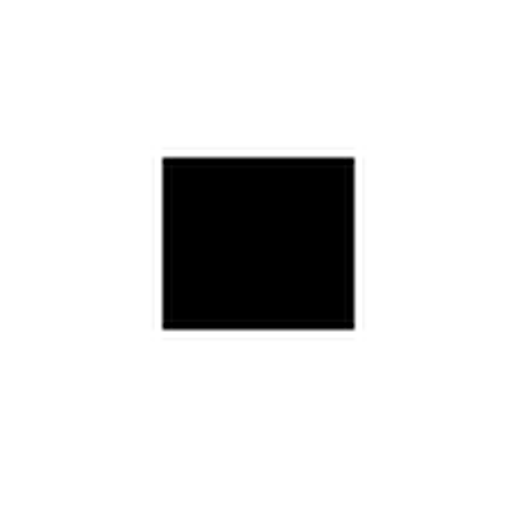
#> input picture task3/py4/1.bmp, 512 x 512 px
$ python main.py
#> lines starting #> are read from the running program, lines starting #| are printed output that depends on the picture
# task4.py
import cv2
import numpy as np
from matplotlib import pyplot as plt

# 图像列表
img_files = ['1.bmp', '2.bmp', '2.jpg', '3.bmp', '4.bmp']

for i, imgfile in enumerate(img_files, start=1):
    img = cv2.imread(imgfile, cv2.IMREAD_GRAYSCALE)
#> img is the input picture: shape (512, 512); min 0, max 255, mean 222.8
    # 傅立叶变换
    fft_image = np.fft.fftshift(np.fft.fft2(img))
    plt.imsave(f'exp{i}_傅里叶频谱图.jpg', fft_image.real, cmap='gray')
    # 离散余弦变换 (DCT)
    dct_image = cv2.dct(np.float32(img))
    plt.imsave(f'exp{i}_DCT频谱图.jpg', dct_image, cmap='gray')
    # 空间域图像增强,这里使用log变换
    fft_enhance = np.log(1 + np.abs(fft_image))
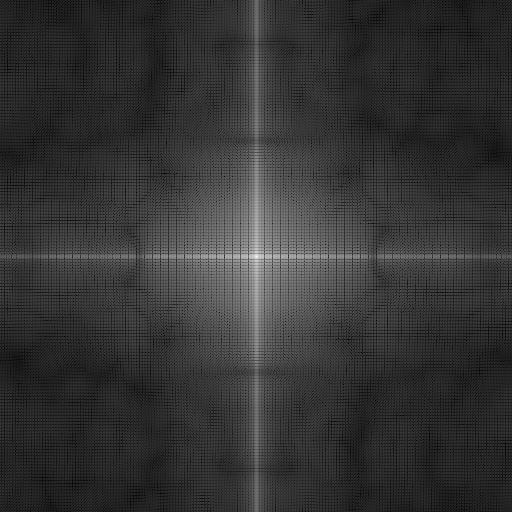
#> fft_enhance: shape (512, 512) float64; min 0.0755, max 17.88, mean 3.74; drawn with min black and max white
    plt.imsave(f'exp{i}_傅里叶频谱图增强.jpg', fft_enhance, cmap='gray')
    dct_enhance = np.log(1 + np.abs(dct_image))
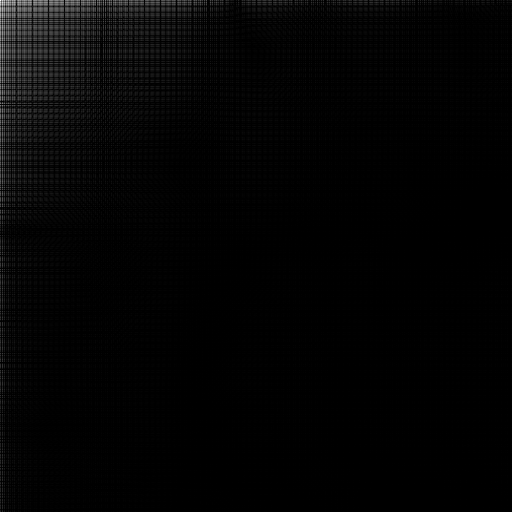
#> dct_enhance: shape (512, 512) float32; min 5.96e-07, max 11.64, mean 0.208; drawn with min black and max white
    plt.imsave(f'exp{i}_DCT频谱图增强.jpg', dct_enhance, cmap='gray')
    # 滤波
    dft = cv2.dft(np.float32(img), flags=cv2.DFT_COMPLEX_OUTPUT)    # 傅里叶变换
    fshift = np.fft.fftshift(dft)   # 低频移至中心
    # 设置掩膜
    rows, cols = img.shape
#> rows = 512; cols = 512
    crow, ccol = int(rows / 2), int(cols / 2)   # 中心位置
#> crow = 256; ccol = 256
    for j, yuzhi in enumerate([15, 30, 45], start = 1):
        # 低通滤波
        mask = np.zeros((rows, cols, 2), np.uint8)
        mask[crow - yuzhi:crow + yuzhi, ccol - yuzhi:ccol + yuzhi] = 1
        f = fshift * mask   # 将掩模与傅里叶变化后的图像相乘，保留四周部分，即保留低频部分
        ishift = np.fft.ifftshift(f)    # 低频移回
        img_back = cv2.idft(ishift)     # 傅里叶逆变换
        img_back = cv2.magnitude(img_back[:, :, 0], img_back[:, :, 1])  # 频域转回空域
        plt.imsave(f'exp{i}_低通滤波{j}.jpg', img_back, cmap='gray')
        # 高通滤波
        mask = np.ones((rows, cols, 2), np.uint8)
        mask[crow - yuzhi:crow + yuzhi, ccol - yuzhi:ccol + yuzhi] = 0
        f = fshift * mask   # 将掩模与傅里叶变化后的图像相乘，保留四周部分，即保留高频部分
        ishift = np.fft.ifftshift(f)    # 低频移回
        img_back = cv2.idft(ishift)     # 傅里叶逆变换
        img_back = cv2.magnitude(img_back[:, :, 0], img_back[:, :, 1])  # 频域转回空域
        plt.imsave(f'exp{i}_高通滤波{j}.jpg', img_back, cmap='gray')
#> this loop made 3 passes
#> pass 1, `img_back = cv2.magnitude(img_back[:, :, 0], img_back[:, :, 1])`:
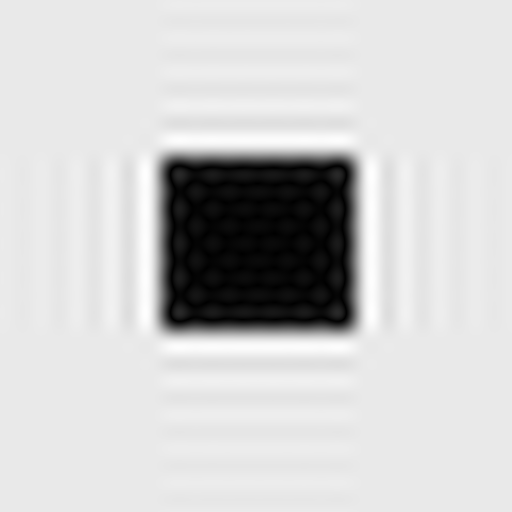
#> img_back: shape (512, 512) float32; min 1038.7, max 72979472, mean 58782684; drawn with min black and max white
#> pass 1, `img_back = cv2.magnitude(img_back[:, :, 0], img_back[:, :, 1])`:
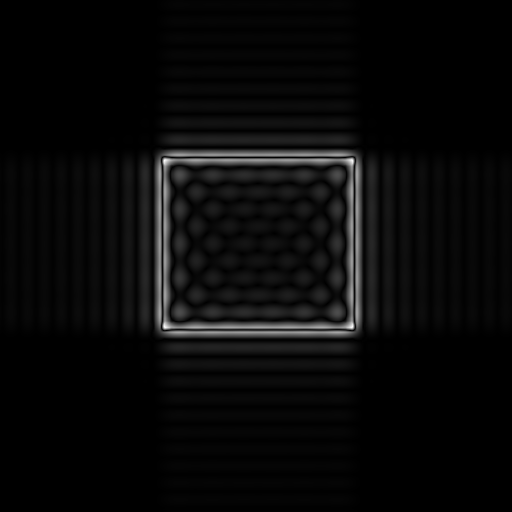
#> img_back: shape (512, 512) float32; min 114.8, max 38818260, mean 1499472.8; drawn with min black and max white
#> pass 3 of the loop `for i, imgfile in enumerate(img_files, start=1):`:
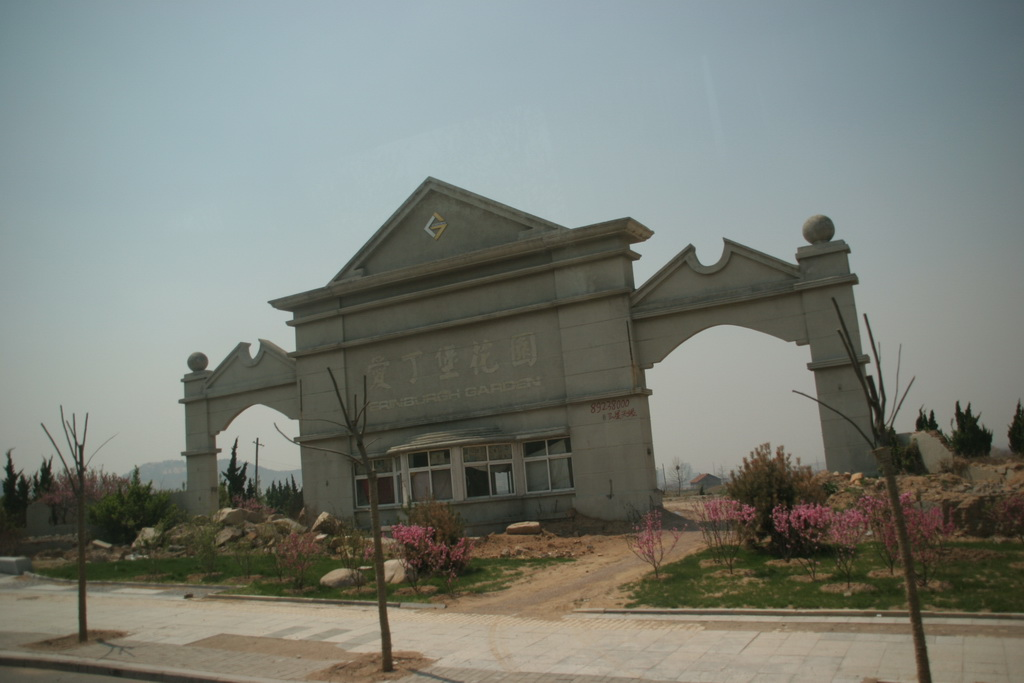
#> input picture task3/py4/2.jpg, 1024 x 683 px
#> img: shape (683, 1024)
#> dct_image: shape (683, 1024) float32
#> `fft_enhance = np.log(1 + np.abs(fft_image))`:
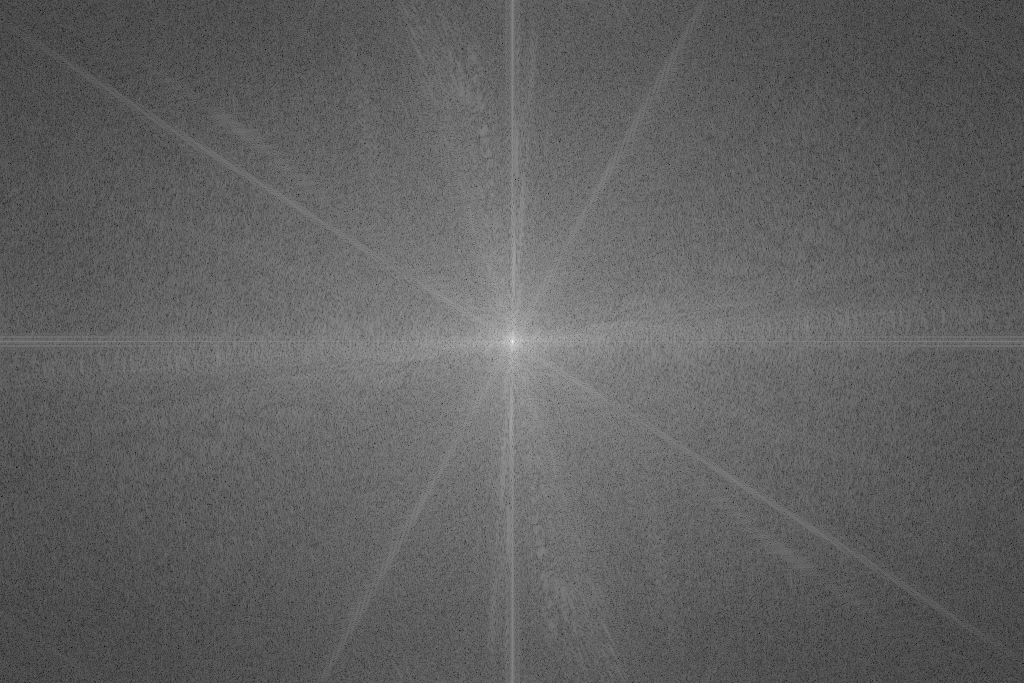
#> fft_enhance: shape (683, 1024) float64; min 0.881, max 18.27, mean 7.51; drawn with min black and max white
#> dct_enhance: shape (683, 1024) float32
#> the loop `for j, yuzhi in enumerate([15, 30, 45], start = 1):` made 3 passes
#> pass 1, `img_back = cv2.magnitude(img_back[:, :, 0], img_back[:, :, 1])`:
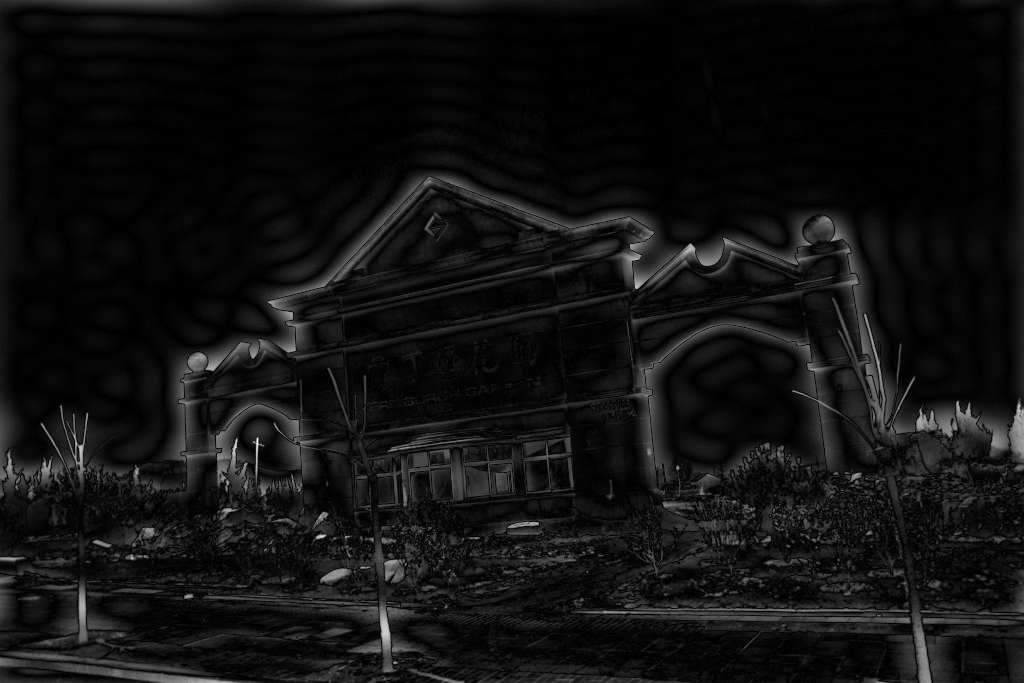
#> img_back: shape (683, 1024) float32; min 402, max 91174680, mean 6370575.5; drawn with min black and max white
#> the loop made 5 passes; the first 3 are shown
